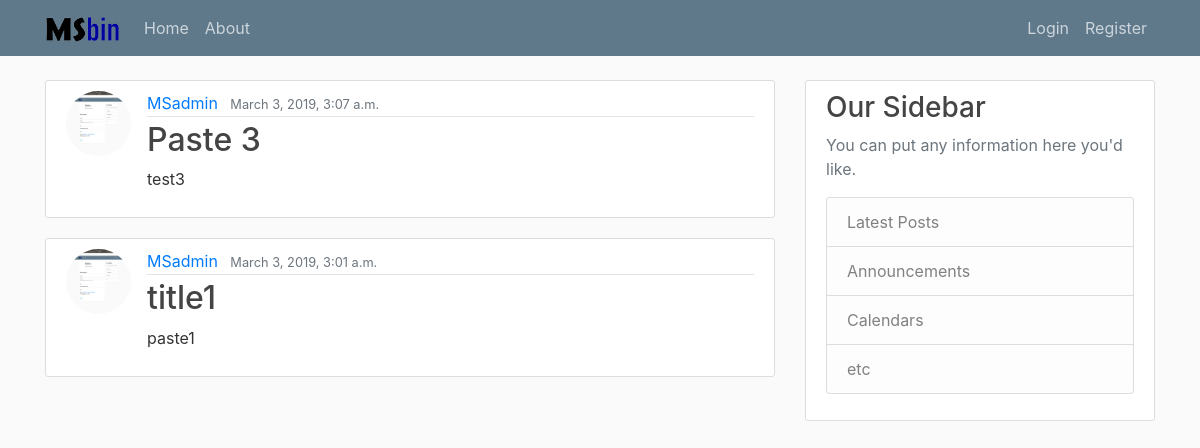
The app's page /, older data.
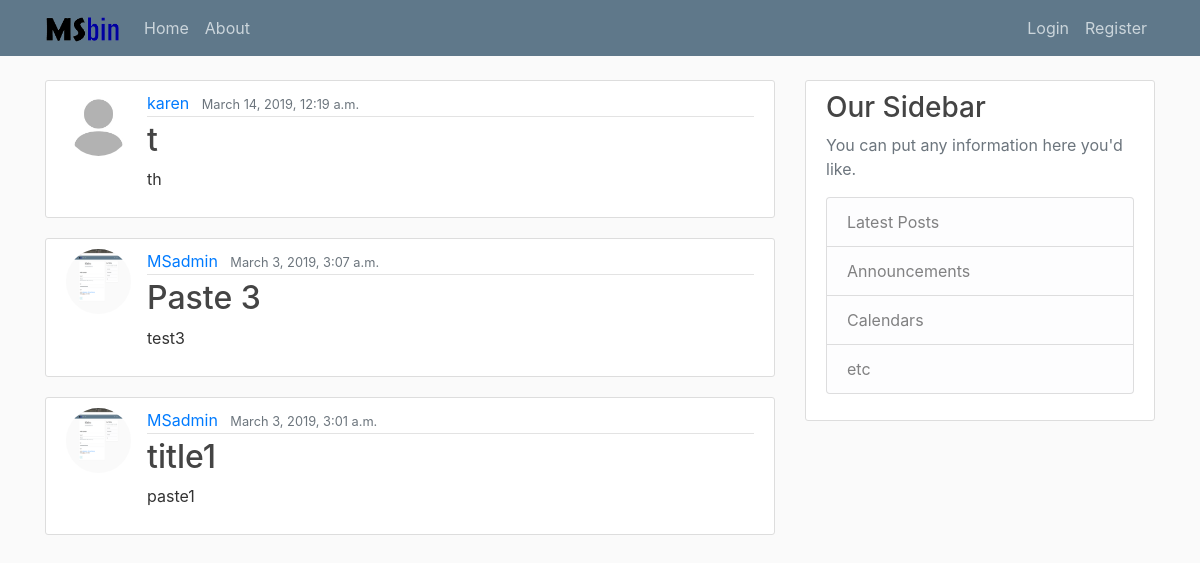
The same page, newer data.
### index/models.py (models this page shows, shortened)
class Paste(models.Model):
    title = models.CharField(max_length=60)
    content = models.TextField(max_length=524288)
    date = models.DateTimeField(default=timezone.now)
    author = models.ForeignKey(User, on_delete=models.CASCADE)

### users/models.py (models this page shows, shortened)
class Profile(models.Model):
    user = models.OneToOneField(User, on_delete=models.CASCADE)
    image = models.ImageField(default='default.jpg', upload_to='profile_pics')

### index/views.py (the view)
# urls.py: path('', PasteListView.as_view(), name='MSbin-home'),
class PasteListView(ListView):
	model = Paste
	template_name = 'index/home.html'
	context_object_name = 'pastes'
	ordering = ['-date']

### index/templates/index/home.html
{% extends "index/base.html" %}
{% block content %}
{% for paste in pastes %}
<article class="media content-section">
  <img class="rounded-circle article-img" src="{{ paste.author.profile.image.url }}" >
  <div class="media-body">
    <div class="article-metadata">
      <a class="mr-2" href="#">{{ paste.author }}</a>
      <small class="text-muted">{{ paste.date }}</small>
    </div>
    <h2><a class="article-title" href="{% url 'paste-detail' paste.id %}">{{ paste.title }}</a></h2>
    <p class="article-content">{{ paste.content }}</p>
  </div>
</article>
{% endfor %}
{% endblock %}

### index/templates/index/base.html (shortened to what this page needs)
{% load static %}
<!DOCTYPE html>
<html>
<head>
    <link rel="stylesheet" href="https://maxcdn.bootstrapcdn.com/bootstrap/4.0.0/css/bootstrap.min.css">
    <link rel="stylesheet" type="text/css" href="{% static 'index/main.css' %}">
</head>
<body>
	<header class="site-header">
  <nav class="navbar navbar-expand-md navbar-light bg-steel fixed-top">
    <div class="container">
      <a class="navbar-brand mr-3" href="{% url 'MSbin-home' %}"><img src='../../../../../media/logo.png' height='25' width='75' /></a>
      <div class="collapse navbar-collapse" id="navbarToggle">
        <div class="navbar-nav mr-auto">
          <a class="nav-item nav-link" href="{% url 'MSbin-home' %}">Home</a>
          <a class="nav-item nav-link" href="{% url 'MSbin-about' %}">About</a>
        </div>
        <div class="navbar-nav">
        {% if user.is_authenticated %}
          <a class="nav-item nav-link" href="{% url 'paste-create' %}">New Paste</a>
          <a class="nav-item nav-link" href="{% url 'profile' %}">Profile</a>
          <a class="nav-item nav-link" href="{% url 'logout' %}">Logout</a>
        {% else %}
          <a class="nav-item nav-link" href="{% url 'login' %}">Login</a>
          <a class="nav-item nav-link" href="{% url 'register' %}">Register</a>
        {% endif %}
        </div>
      </div>
    </div>
  </nav>
</header>
<main role="main" class="container">
  <div class="row">
    <div class="col-md-8">
      {% block content %}{% endblock %}
    </div>
    <div class="col-md-4">
      <div class="content-section">
        <h3>Our Sidebar</h3>
        <p class='text-muted'>You can put any information here you'd like.
          <ul class="list-group">
            <li class="list-group-item list-group-item-light">Latest Posts</li>
            <li class="list-group-item list-group-item-light">Announcements</li>
            <li class="list-group-item list-group-item-light">Calendars</li>
            <li class="list-group-item list-group-item-light">etc</li>
          </ul>
        </p>
      </div>
    </div>
  </div>
</main>
</body>
</html>

### index/static/index/main.css (style rules this page uses)
body { background: #fafafa; color: #333333; margin-top: 5rem; }
h1, h2, h3, h4, h5, h6 { color: #444444; }
ul { margin: 0; }
.bg-steel { background-color: #5f788a; }
.site-header .navbar-nav .nav-link { color: #cbd5db; }
.content-section { background: #ffffff; padding: 10px 20px; border: 1px solid #dddddd; border-radius: 3px; margin-bottom: 20px; }
.article-title { color: #444444; }
.article-content { white-space: pre-line; }
.article-img { height: 65px; width: 65px; margin-right: 16px; }
.article-metadata { padding-bottom: 1px; margin-bottom: 4px; border-bottom: 1px solid #e3e3e3 }

Row changes from the older to the newer data that the page shows:
added Paste: author.profile.image (placeholder picture), author "karen", date "March 14, 2019, 12:19 a.m.", title "t", content "th"
